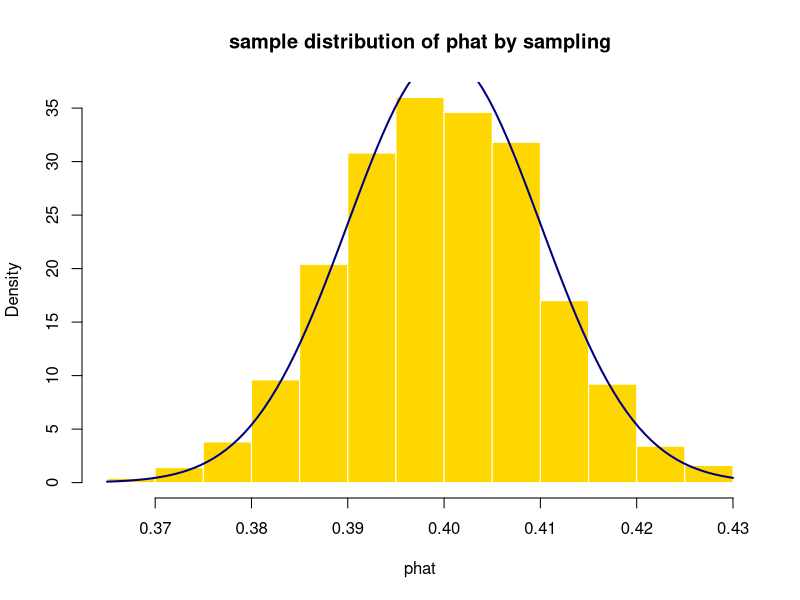
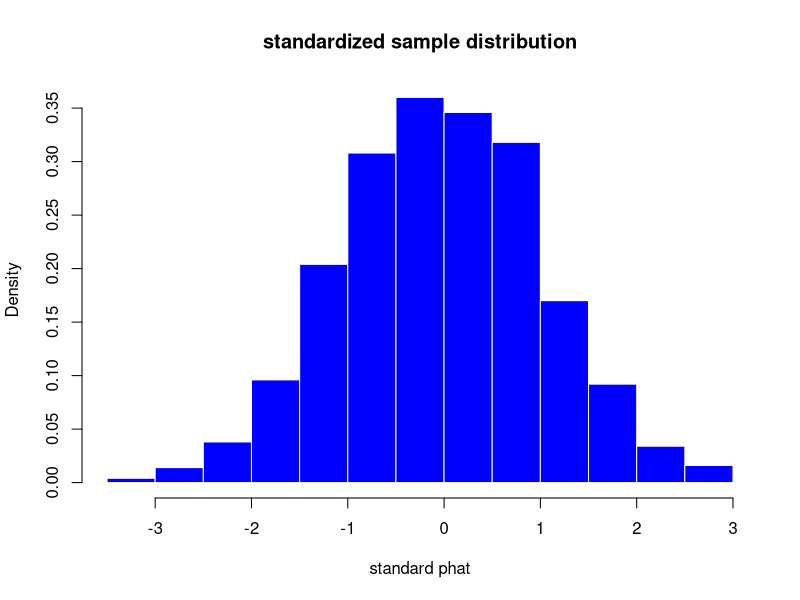
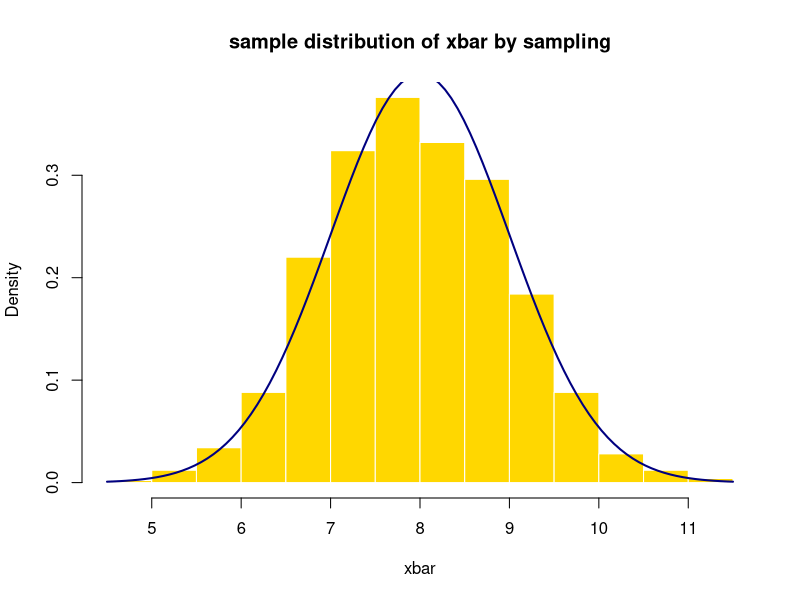
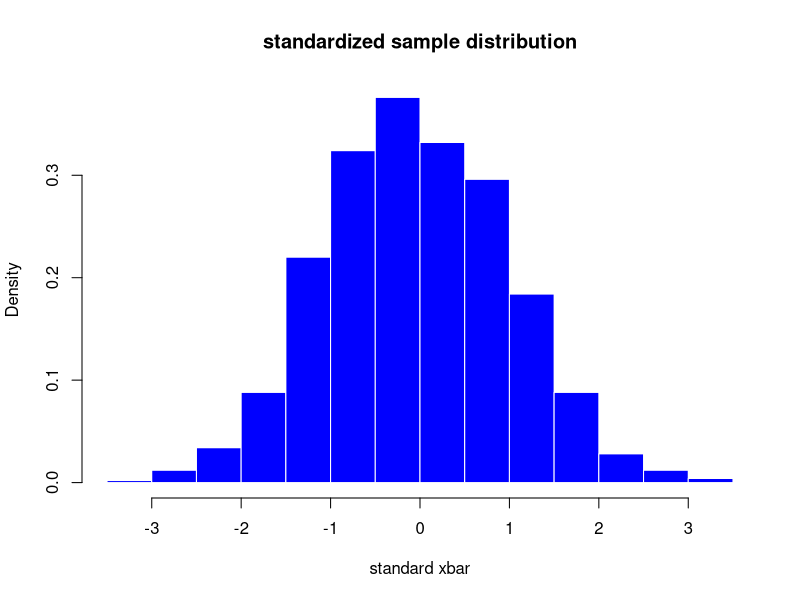

These charts were generated, in order, by the following R code:
## ---- chunk 1
#sampling one time(function is for making one mean)
#機率為p的時候抽n個，回傳成功的機率
bino.x=function(n,p){
  pp=p*10
  samp=sample(1:10,n,replace=T)#隨機抽n個
  response=c()
  #確認哪些符合條件
  for (i in 1:length(samp)){
    if (samp[i]<=pp){
      response[i]=1
    }else{
      response[i]=0
    }
  }
  return(sum(response)/n)#回傳符合的比例
}

#sampling multiple times
#return 1000 phat
simu.phat=c()
for (j in 1:1000){
  x=bino.x(2400,0.4)
  simu.phat[j]=x
}
## ---- chunk 2
#計算模擬的phat的mean和sd
simu.mean=mean(simu.phat);simu.mean
simu.sd=sd(simu.phat);simu.sd
#計算理論的phat的mean和sd
n=2400
p=0.4
theo.mean=p;theo.mean
theo.sd=sqrt(p*(1-p)/n);theo.sd
## ---- chunk 3
#draw sample distribution
hist(simu.phat,probability = T,breaks = 20,main="sample distribution of phat by sampling",xlab="phat",col = "gold",border="white")
#加上理論的部分
curve(dnorm(x,theo.mean,theo.sd),add=T,col="navy",lwd=2)
## ---- chunk 4
#z-score
simu.z=(simu.phat-theo.mean)/theo.sd
#distribution of z-score
hist(simu.z,probability = T,breaks = 20,main="standardized sample distribution",xlab="standard phat",col="blue",border = "white")
## ---- chunk 5
#sample one time
#每次有n個觀測者
norm.x=function(n,mu,sigma){
  samp=rnorm(n,mu,sigma)
  xbar=mean(samp)
  return(xbar)
}
#sample multiple times
simu.xbar=c()
for (j in 1:1000){
  x=norm.x(25,8,5)
  simu.xbar[j]=x
}
## ---- chunk 6
#計算模擬的xbar的mean和sd
simu.mean=mean(simu.xbar);simu.mean
simu.sd=sd(simu.xbar);simu.sd
#計算理論的xbar的mean和sd
mu=8
sigma=5
n=25
theo.mean=mu;theo.mean
theo.sd=sigma/sqrt(n);theo.sd
## ---- chunk 7
#draw sample distribution
hist(simu.xbar,probability = T,breaks = 20,main="sample distribution of xbar by sampling",xlab="xbar",col = "gold",border="white")
#加上理論的部分
curve(dnorm(x,theo.mean,theo.sd),add=T,col="navy",lwd=2)
## ---- chunk 8
#z-score
simu.z=(simu.xbar-theo.mean)/theo.sd
#distribution of z-score
hist(simu.z,probability = T,breaks = 20,main="standardized sample distribution",xlab="standard xbar",col="blue",border = "white")
